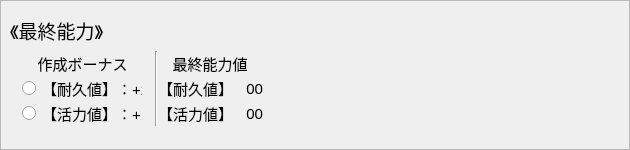
        <widget class="QFrame" name="frame">
         <property name="sizePolicy">
          <sizepolicy hsizetype="Fixed" vsizetype="Fixed">
           <horstretch>0</horstretch>
           <verstretch>0</verstretch>
          </sizepolicy>
         </property>
         <property name="minimumSize">
          <size>
           <width>630</width>
           <height>150</height>
          </size>
         </property>
         <property name="maximumSize">
          <size>
           <width>630</width>
           <height>150</height>
          </size>
         </property>
         <property name="frameShape">
          <enum>QFrame::Shape::StyledPanel</enum>
         </property>
         <property name="frameShadow">
          <enum>QFrame::Shadow::Raised</enum>
         </property>
         <widget class="QWidget" name="verticalLayoutWidget_15">
          <property name="geometry">
           <rect>
            <x>10</x>
            <y>10</y>
            <width>611</width>
            <height>126</height>
           </rect>
          </property>
          <layout class="QVBoxLayout" name="verticalLayout_9" stretch="1,3">
           <property name="spacing">
            <number>0</number>
           </property>
           <item>
            <layout class="QHBoxLayout" name="horizontalLayout_9">
             <item>
              <widget class="QLabel" name="label_ParameterTitle_2">
               <property name="sizePolicy">
                <sizepolicy hsizetype="Fixed" vsizetype="Fixed">
                 <horstretch>0</horstretch>
                 <verstretch>0</verstretch>
                </sizepolicy>
               </property>
               <property name="minimumSize">
                <size>
                 <width>100</width>
                 <height>25</height>
                </size>
               </property>
               <property name="maximumSize">
                <size>
                 <width>100</width>
                 <height>25</height>
                </size>
               </property>
               <property name="font">
                <font>
                 <pointsize>14</pointsize>
                </font>
               </property>
               <property name="text">
                <string>《最終能力》</string>
               </property>
              </widget>
             </item>
             <item>
              <spacer name="horizontalSpacer_5">
               <property name="orientation">
                <enum>Qt::Orientation::Horizontal</enum>
               </property>
               <property name="sizeHint" stdset="0">
                <size>
                 <width>40</width>
                 <height>20</height>
                </size>
               </property>
              </spacer>
             </item>
            </layout>
           </item>
           <item>
            <layout class="QHBoxLayout" name="horizontalLayout_7" stretch="1,0,1,2">
             <item>
              <layout class="QVBoxLayout" name="verticalLayout_5Bonus" stretch="1,3">
               <property name="spacing">
                <number>0</number>
               </property>
               <property name="sizeConstraint">
                <enum>QLayout::SizeConstraint::SetDefaultConstraint</enum>
               </property>
               <item>
                <widget class="QLabel" name="label_Bonus">
                 <property name="sizePolicy">
                  <sizepolicy hsizetype="Fixed" vsizetype="Fixed">
                   <horstretch>0</horstretch>
                   <verstretch>0</verstretch>
                  </sizepolicy>
                 </property>
                 <property name="minimumSize">
                  <size>
                   <width>145</width>
                   <height>25</height>
                  </size>
                 </property>
                 <property name="maximumSize">
                  <size>
                   <width>145</width>
                   <height>25</height>
                  </size>
                 </property>
                 <property name="sizeIncrement">
                  <size>
                   <width>0</width>
                   <height>0</height>
                  </size>
                 </property>
                 <property name="font">
                  <font>
                   <pointsize>11</pointsize>
                  </font>
                 </property>
                 <property name="text">
                  <string>作成ボーナス</string>
                 </property>
                 <property name="alignment">
                  <set>Qt::AlignmentFlag::AlignCenter</set>
                 </property>
                </widget>
               </item>
               <item>
                <layout class="QVBoxLayout" name="verticalLayout_Choice">
                 <property name="spacing">
                  <number>0</number>
                 </property>
                 <item>
                  <layout class="QHBoxLayout" name="horizontalLayout_Durability">
                   <item>
                    <widget class="QRadioButton" name="radioButton_Durability">
                     <property name="sizePolicy">
                      <sizepolicy hsizetype="Fixed" vsizetype="Fixed">
                       <horstretch>0</horstretch>
                       <verstretch>0</verstretch>
                      </sizepolicy>
                     </property>
                     <property name="minimumSize">
                      <size>
                       <width>120</width>
                       <height>25</height>
                      </size>
                     </property>
                     <property name="maximumSize">
                      <size>
                       <width>120</width>
                       <height>25</height>
                      </size>
                     </property>
                     <property name="font">
                      <font>
                       <pointsize>11</pointsize>
                      </font>
                     </property>
                     <property name="text">
                      <string>【耐久値】：+2</string>
                     </property>
                    </widget>
                   </item>
                  </layout>
                 </item>
                 <item>
                  <layout class="QHBoxLayout" name="horizontalLayout_Vitality">
                   <item>
                    <widget class="QRadioButton" name="radioButton_Vit">
                     <property name="sizePolicy">
                      <sizepolicy hsizetype="Fixed" vsizetype="Fixed">
                       <horstretch>0</horstretch>
                       <verstretch>0</verstretch>
                      </sizepolicy>
                     </property>
                     <property name="minimumSize">
                      <size>
                       <width>120</width>
                       <height>25</height>
                      </size>
                     </property>
                     <property name="maximumSize">
                      <size>
                       <width>120</width>
                       <height>25</height>
                      </size>
                     </property>
                     <property name="font">
                      <font>
                       <pointsize>11</pointsize>
                      </font>
                     </property>
                     <property name="text">
                      <string>【活力値】：+1</string>
                     </property>
                    </widget>
                   </item>
                  </layout>
                 </item>
                </layout>
               </item>
              </layout>
             </item>
             <item>
              <widget class="Line" name="line">
               <property name="orientation">
                <enum>Qt::Orientation::Vertical</enum>
               </property>
              </widget>
             </item>
             <item>
              <layout class="QVBoxLayout" name="verticalLayout_6Sub" stretch="1,1,1">
               <property name="spacing">
                <number>0</number>
               </property>
               <item>
                <layout class="QHBoxLayout" name="horizontalLayout_Sub">
                 <item>
                  <widget class="QLabel" name="label_SubTitle">
                   <property name="sizePolicy">
                    <sizepolicy hsizetype="Fixed" vsizetype="Fixed">
                     <horstretch>0</horstretch>
                     <verstretch>0</verstretch>
                    </sizepolicy>
                   </property>
                   <property name="minimumSize">
                    <size>
                     <width>90</width>
                     <height>25</height>
                    </size>
                   </property>
                   <property name="maximumSize">
                    <size>
                     <width>90</width>
                     <height>25</height>
                    </size>
                   </property>
                   <property name="font">
                    <font>
                     <pointsize>11</pointsize>
                    </font>
                   </property>
                   <property name="text">
                    <string>最終能力値</string>
                   </property>
                   <property name="alignment">
                    <set>Qt::AlignmentFlag::AlignCenter</set>
                   </property>
                  </widget>
                 </item>
                </layout>
               </item>
               <item>
                <layout class="QHBoxLayout" name="horizontalLayout_TotalDurability" stretch="0,1">
                 <property name="spacing">
                  <number>0</number>
                 </property>
                 <item>
                  <widget class="QLabel" name="label_Durability">
                   <property name="sizePolicy">
                    <sizepolicy hsizetype="Fixed" vsizetype="Fixed">
                     <horstretch>0</horstretch>
                     <verstretch>0</verstretch>
                    </sizepolicy>
                   </property>
                   <property name="minimumSize">
                    <size>
                     <width>75</width>
                     <height>25</height>
                    </size>
                   </property>
                   <property name="maximumSize">
                    <size>
                     <width>75</width>
                     <height>25</height>
                    </size>
                   </property>
                   <property name="font">
                    <font>
                     <pointsize>11</pointsize>
                    </font>
                   </property>
                   <property name="text">
                    <string>【耐久値】：</string>
                   </property>
                  </widget>
                 </item>
                 <item>
                  <widget class="QLabel" name="label_DurabilityPoint">
                   <property name="sizePolicy">
                    <sizepolicy hsizetype="Fixed" vsizetype="Fixed">
                     <horstretch>0</horstretch>
                     <verstretch>0</verstretch>
                    </sizepolicy>
                   </property>
                   <property name="minimumSize">
                    <size>
                     <width>30</width>
                     <height>25</height>
                    </size>
                   </property>
                   <property name="maximumSize">
                    <size>
                     <width>30</width>
                     <height>25</height>
                    </size>
                   </property>
                   <property name="font">
                    <font>
                     <pointsize>11</pointsize>
                    </font>
                   </property>
                   <property name="text">
                    <string>00</string>
                   </property>
                   <property name="alignment">
                    <set>Qt::AlignmentFlag::AlignRight|Qt::AlignmentFlag::AlignTrailing|Qt::AlignmentFlag::AlignVCenter</set>
                   </property>
                  </widget>
                 </item>
                </layout>
               </item>
               <item>
                <layout class="QHBoxLayout" name="horizontalLayout_TotalVtality" stretch="0,0">
                 <property name="spacing">
                  <number>0</number>
                 </property>
                 <item>
                  <widget class="QLabel" name="label_Vitality">
                   <property name="sizePolicy">
                    <sizepolicy hsizetype="Fixed" vsizetype="Fixed">
                     <horstretch>0</horstretch>
                     <verstretch>0</verstretch>
                    </sizepolicy>
                   </property>
                   <property name="minimumSize">
                    <size>
                     <width>75</width>
                     <height>25</height>
                    </size>
                   </property>
                   <property name="maximumSize">
                    <size>
                     <width>75</width>
                     <height>25</height>
                    </size>
                   </property>
                   <property name="font">
                    <font>
                     <pointsize>11</pointsize>
                    </font>
                   </property>
                   <property name="text">
                    <string>【活力値】：</string>
                   </property>
                  </widget>
                 </item>
                 <item>
                  <widget class="QLabel" name="label_VitalityPoint">
                   <property name="sizePolicy">
                    <sizepolicy hsizetype="Fixed" vsizetype="Fixed">
                     <horstretch>0</horstretch>
                     <verstretch>0</verstretch>
                    </sizepolicy>
                   </property>
                   <property name="minimumSize">
                    <size>
                     <width>30</width>
                     <height>25</height>
                    </size>
                   </property>
                   <property name="maximumSize">
                    <size>
                     <width>30</width>
                     <height>25</height>
                    </size>
                   </property>
                   <property name="font">
                    <font>
                     <pointsize>11</pointsize>
                    </font>
                   </property>
                   <property name="text">
                    <string>00</string>
                   </property>
                   <property name="alignment">
                    <set>Qt::AlignmentFlag::AlignRight|Qt::AlignmentFlag::AlignTrailing|Qt::AlignmentFlag::AlignVCenter</set>
                   </property>
                  </widget>
                 </item>
                </layout>
               </item>
              </layout>
             </item>
             <item>
              <spacer name="horizontalSpacer_4">
               <property name="orientation">
                <enum>Qt::Orientation::Horizontal</enum>
               </property>
               <property name="sizeHint" stdset="0">
                <size>
                 <width>40</width>
                 <height>20</height>
                </size>
               </property>
              </spacer>
             </item>
            </layout>
           </item>
          </layout>
         </widget>
        </widget>
